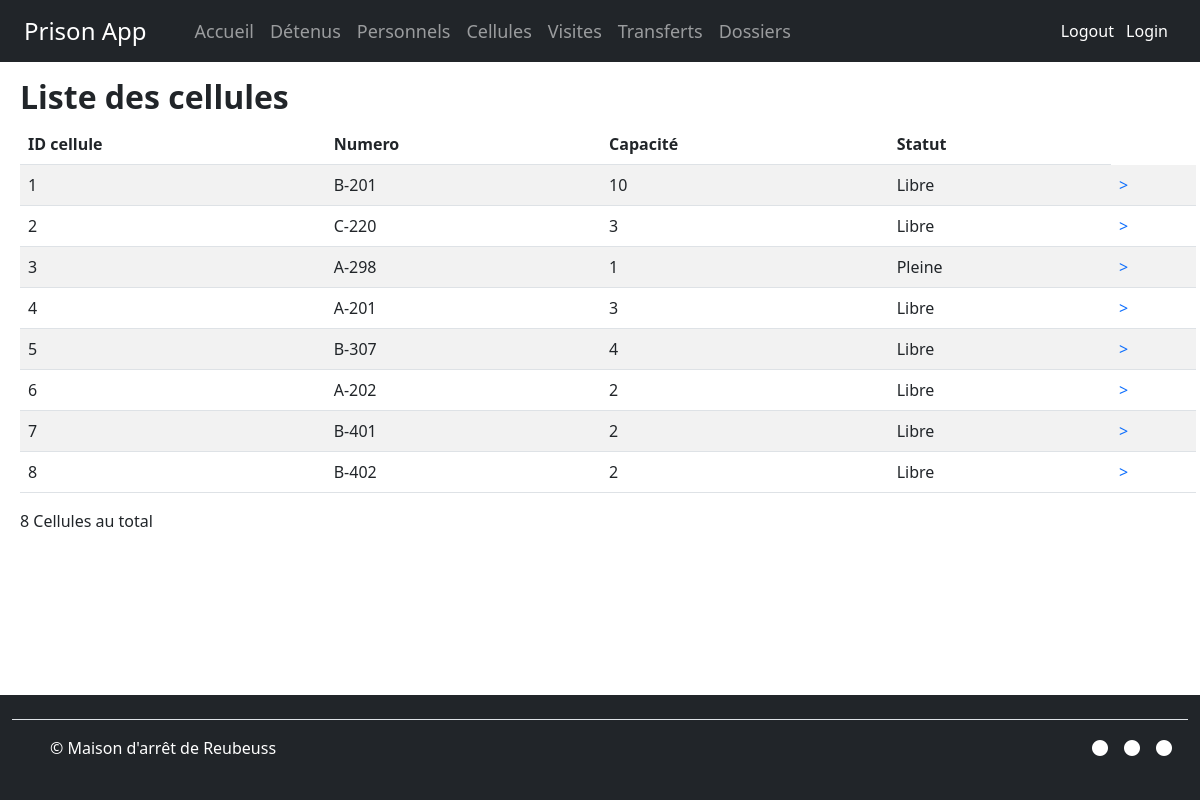
Page /cellule (signed in) on the committed database.
### prisonApp/models.py (models this page shows, shortened)
class Cellules(db.Model):
    id_cellule = db.Column(db.Integer, primary_key=True)
    numero = db.Column(db.Text, nullable=False)
    capacite = db.Column(db.Integer, nullable=False)
    statut = db.Column(db.Text, nullable=False)

### prisonApp/views.py (the view)
@app.route('/cellule', methods=['GET'])
@personnel_l2_required
def cellule():
    data = Cellules.query.all()
    return render_template('Cellule.html', data=data)

### prisonApp/views.py (called while the page is built)
def personnel_l2_required(f):
    @wraps(f)
    def decorated_function(*args, **kwargs):
        if 'user_id' not in session:
            return render_template('403.html')
        user = Users.query.get(session['user_id'])
        if user.id_role not in [1, 2, 3, 4]:
            return render_template('403.html')
        return f(*args, **kwargs)
    return decorated_function

### prisonApp/templates/Cellule.html
{% extends 'base.html' %}
{% block content %}
<div class="row">
    <h2><b>Liste des cellules</b></h2>
</div>
<div class="tableau">
    <table class="table table-striped">
        <thead class="thead-dark">
            <tr>
                <th>ID cellule</th>
                <th>Numero</th>
                <th>Capacité</th>
                <th>Statut</th>
            </tr>
        </thead>
        {% for i in data %}
        <tr>
            <td>{{ i.id_cellule }}</td>
            <td>{{ i.numero }}</td>
            <td>{{ i.capacite }}</td>
            <td>{{ i.statut }}</td>
            <td><a href="/cellule/info_cellule/{{ i.id_cellule }}" class="text-decoration-none"> > </a></td>
        </tr>
        {% endfor %}
    </table>
    <div>
        <p>{{ data|length }} Cellules au total</p>
    </div>
</div>
{% endblock %}

### prisonApp/templates/base.html (shortened to what this page needs)
<!DOCTYPE html>
<html lang="en">
  <head>
    <link rel="stylesheet" href="{{ url_for('static', filename='css/style.css') }}" />
    <link rel="stylesheet" href="{{ url_for('static', filename='bootstrap/css/bootstrap.min.css') }}" />
    <link
      rel="stylesheet"
      href="https://cdnjs.cloudflare.com/ajax/libs/font-awesome/6.4.0/css/all.min.css"
    />
  </head>
  <body>
    {% block header%}
        {% include "head.html" %}
    {% endblock %}
    <div class="container-fluid mx-2">
    {% block content %}{% endblock %}
    </div>
    {% block footer%}
        {% include "foot.html" %}
    {% endblock %}
  </body>
</html>

### prisonApp/templates/head.html (shortened to what this page needs)
<nav class="navbar navbar-expand-lg navbar-dark bg-dark mb-3">
  <a class="navbar-brand px-4" href="/">Prison App</a>
  <div class="collapse navbar-collapse" id="navbarNav">
    <ul class="navbar-nav">
      <li class="nav-item active">
        <a class="nav-link" href="/">Accueil </a>
      </li>
      <li class="nav-item">
        <a class="nav-link" href="/detenu">Détenus</a>
      </li>
      <li class="nav-item">
        <a class="nav-link" href="/personnelle">Personnels</a>
      </li>
      <li class="nav-item">
        <a class="nav-link" href="/cellule">Cellules</a>
      </li>
      <li class="nav-item">
        <a class="nav-link " href="/visites">Visites</a>
      </li>
      <li class="nav-item">
        <a class="nav-link " href="/transfert">Transferts</a>
      </li>
      <li class="nav-item">
        <a class="nav-link " href="/administration">Dossiers</a>
      </li>
    </ul>
  </div>
  <div class="mx-4">
    <a href="logout" class="text-white text-decoration-none">Logout</a>
    <a href="login" class="text-white text-decoration-none px-2">Login</a>
  </div>
</nav>

### prisonApp/templates/foot.html
<div class="container-fluid footer fixed-bottom bg-dark">
  <footer class="d-flex flex-wrap justify-content-between align-items-center py-3 my-4 border-top">
    <div class="col-md-4 d-flex align-items-center">
      <a href="/" class="mb-3 me-2 mb-md-0 text-white text-decoration-none lh-1">
        <svg class="bi" width="30" height="24"><use xlink:href="#bootstrap"/></svg>
      </a>
      <span class="mb-3 mb-md-0 text-white">&copy; Maison d'arrêt de Reubeuss</span>
    </div>
    <ul class="nav col-md-4 justify-content-end d-flex">
        <li class="ms-3"><a class="text-white" href="#"><i class="fas fa-circle" style="color: white;"></i></a></li>
        <li class="ms-3"><a class="text-white" href="#"><i class="fas fa-circle" style="color: white;"></i></a></li>
        <li class="ms-3"><a class="text-white" href="#"><i class="fas fa-circle pe-3" style="color: white;"></i></a></li>
    </ul>
  </footer>
</div>

### prisonApp/static/css/style.css (style rules this page uses)
body { display: flex; flex-direction: column; }
.navbar-brand { font-size: 24px !important; }
.nav-link { font-size: 18px !important; }
.tableau { margin-bottom: 150px !important; }

### rows in the picture
Cellules: id_cellule "1", numero "B-201", capacite "10", statut "Libre"
Cellules: id_cellule "2", numero "C-220", capacite "3", statut "Libre"
Cellules: id_cellule "3", numero "A-298", capacite "1", statut "Pleine"
Cellules: id_cellule "4", numero "A-201", capacite "3", statut "Libre"
Cellules: id_cellule "5", numero "B-307", capacite "4", statut "Libre"
Cellules: id_cellule "6", numero "A-202", capacite "2", statut "Libre"
Cellules: id_cellule "7", numero "B-401", capacite "2", statut "Libre"
Cellules: id_cellule "8", numero "B-402", capacite "2", statut "Libre"

### other values in the picture
{{ data|length }} "8"
